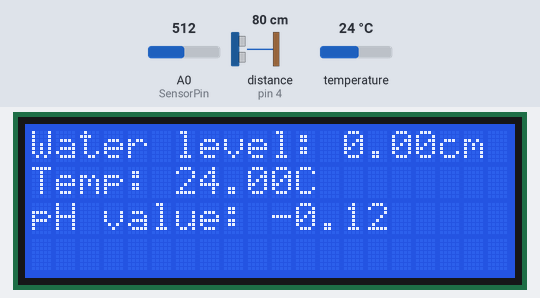
Bench run of a sketch on a simulated Arduino Uno, built with avr-gcc and run on an emulated ATmega328P. Shown: 20×4 character LCD. Wiring (inferred from the names in the program): ultrasonic range finder: trigger pin 3; echo pin 4. The test bench sets the inputs (shaded band); at power-on: distance to the obstacle (sensor on pin 4) 80 cm, temperature 24 °C, A0 (SensorPin) = 512. The echo pulse lasts 58.3 µs per cm.

Above: at 8.1 s.
8.2 s: distance to the obstacle (sensor on pin 4) set to 2 cm
At 9.6 s:
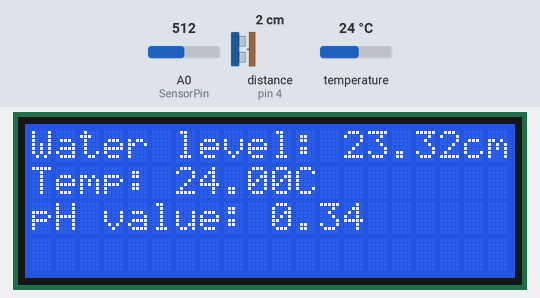
11.4 s: temperature set to 12 °C
At 12.2 s:
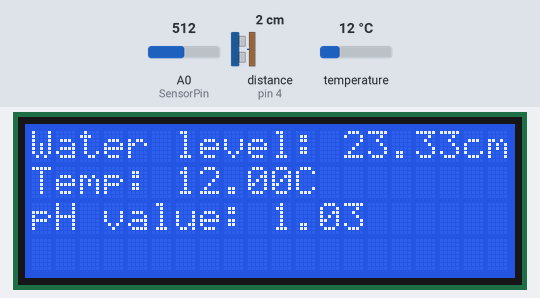
13.9 s: A0 (SensorPin) set to 716
At 15.5 s:
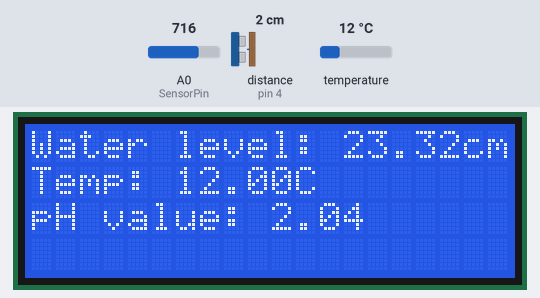
17.1 s: distance to the obstacle (sensor on pin 4) set to 4 cm
At 18.7 s:
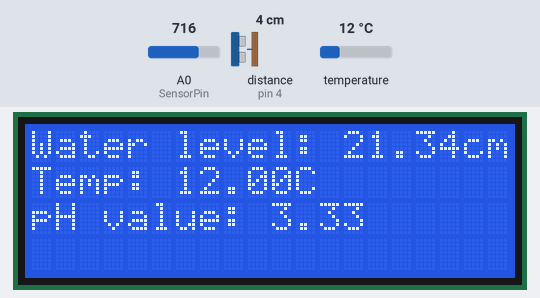
20.4 s: A0 (SensorPin) set to 0
At 21.7 s:
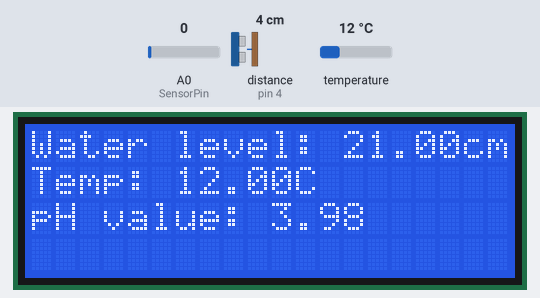
22.0 s: distance to the obstacle (sensor on pin 4) set to 9 cm
At 25.8 s:
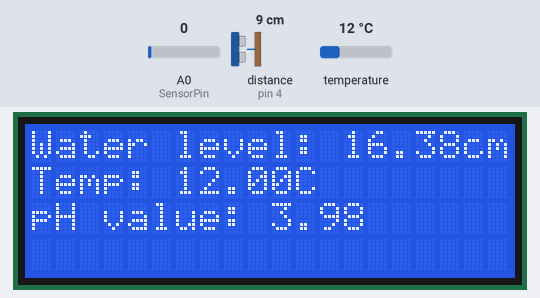
Timing chart, 0 to 26.2 s (numbered marks = the images above; inputs shaded):
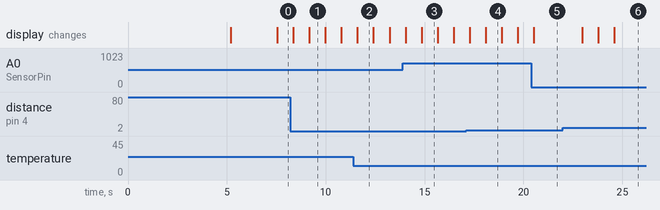

Measured:
- after the input at 22.0 s, the display: first changes after 0.97 s (image 6 shows a later state)
- what the display in image 1 shows lasts 0.8 s, from 9.2 s to 10.0 s

The sketch:

water.ino
```cpp
#define printInterval 800

float pHValue;

void setup() {
  setupDisplay();
  setupTemp();
  setupLevel();
}

void loop() {
  float level = readLevel();
  float temp = readTemp();
  readPH();

  static unsigned long printTimepoint = millis();
  if (millis() - printTimepoint > printInterval) {
    printTimepoint = millis();

    print(level, temp, pHValue);
  }
}
```

display.ino
```cpp
#include <Wire.h>
#include <LiquidCrystal_I2C.h>

/// Define the I2C address of the LCD
const int LCD_ADDR = 0x27;

/// Initialize the LCD with I2C interface
LiquidCrystal_I2C lcd(LCD_ADDR, 20, 4);

/// Prints a text in the first line of the LCD
void printA(const char *text) {
  lcd.setCursor(0, 0);
  lcd.print(text);
}

/// Prints a text in the first line of the LCD in a given position
void printA(const char *text, uint8_t pos) {
  lcd.setCursor(pos, 0);
  lcd.print(text);
}

/// Prints a text in the second line of the LCD
void printB(const char *text) {
  lcd.setCursor(0, 1);
  lcd.print(text);
}

/// Prints a text in the second line of the LCD in a given position
void printB(const char *text, uint8_t pos) {
  lcd.setCursor(pos, 1);
  lcd.print(text);
}

/// Prints a text in the third line of the LCD
void printC(const char *text) {
  lcd.setCursor(0, 2);
  lcd.print(text);
}

/// Prints a text in the third line of the LCD in a given position
void printC(const char *text, uint8_t pos) {
  lcd.setCursor(pos, 2);
  lcd.print(text);
}

/// Prints a text in the fourth line of the LCD
void printD(const char *text) {
  lcd.setCursor(0, 3);
  lcd.print(text);
}

/// Prints a text in the fourth line of the LCD in a given position
void printD(const char *text, uint8_t pos) {
  lcd.setCursor(pos, 3);
  lcd.print(text);
}

/// Prints the values after reading from the sensors
void print(float level, float temp, float pH) {
  char lbuf[10];
  char tbuf[10];
  char pbuf[10];

  char *l = dtostrf(level, 4, 2, lbuf);
  strcat(lbuf, "cm");

  char *t = dtostrf(temp, 4, 2, tbuf);
  strcat(tbuf, "C");

  char *p = dtostrf(pH, 4, 2, pbuf);

  printA("       ", 13);
  printA(l, 13);
  printB("           ", 6);
  printB(t, 6);
  printC("          ", 10);
  printC(p, 10);
}

/// Setup the LCD display
void setupDisplay() {
  // Initialize the LCD
  lcd.init();
  lcd.backlight();

  printA(" Arduino Uno Water");
  printB(" Quality Monitoring");
  printC("System Temperature &");
  printD("    pH Detector     ");
  delay(5000);
  lcd.clear();

  printA("Water level: ");
  printB("Temp: ");
  printC("pH value: ");
}
```

level.ino
```cpp
/// Height of the container in cm
const int CONTAINER_HEIGHT = 25;

/// Define the pins for the HC-SR04 ultrasonic sensor
const int TRIG_PIN = 3;
const int ECHO_PIN = 4;

/// Setup the Level indicator (Ultrasonic Sensor)
void setupLevel() {
  // Initialize the HC-SR04 ultrasonic sensor
  pinMode(TRIG_PIN, OUTPUT);
  pinMode(ECHO_PIN, INPUT);
}

/// Read the water level
float readLevel() {
  // Read the distance value from the HC-SR04 sensor
  digitalWrite(TRIG_PIN, LOW);
  delayMicroseconds(2);
  digitalWrite(TRIG_PIN, HIGH);
  delayMicroseconds(10);
  digitalWrite(TRIG_PIN, LOW);
  float duration = pulseIn(ECHO_PIN, HIGH);
  float distance = duration * 0.034 / 2;
  float level = CONTAINER_HEIGHT - distance;

  return level > 0 ? level : 0;
}
```

ph.ino
```cpp
#define SensorPin A0  //pH meter Analog output to Arduino Analog Input 0
#define Offset -0.35  //deviation compensate
#define LED 13
#define samplingInterval 20
#define ArrayLenth 40       //times of collection

int pHArray[ArrayLenth];  //Store the average value of the sensor feedback
int pHArrayIndex = 0;

void readPH(void) {
  static unsigned long samplingTime = millis();
  static float voltage;

  if (millis() - samplingTime > samplingInterval) {
    pHArray[pHArrayIndex++] = analogRead(SensorPin);
    if (pHArrayIndex == ArrayLenth) pHArrayIndex = 0;
    voltage = avergearray(pHArray, ArrayLenth) * 5.0 / 1024;
    pHValue = 3.5 * voltage + Offset;
    samplingTime = millis();
  }
}

double avergearray(int* arr, int number) {
  int i;
  int max, min;
  double avg;
  long amount = 0;
  if (number <= 0) {
    Serial.println("Error number for the array to avraging!/n");
    return 0;
  }
  if (number < 5) {  //less than 5, calculated directly statistics
    for (i = 0; i < number; i++) {
      amount += arr[i];
    }
    avg = amount / number;
    return avg;
  } else {
    if (arr[0] < arr[1]) {
      min = arr[0];
      max = arr[1];
    } else {
      min = arr[1];
      max = arr[0];
    }
    for (i = 2; i < number; i++) {
      if (arr[i] < min) {
        amount += min;  //arr<min
        min = arr[i];
      } else {
        if (arr[i] > max) {
          amount += max;  //arr>max
          max = arr[i];
        } else {
          amount += arr[i];  //min<=arr<=max
        }
      }  //if
    }    //for
    avg = (double)amount / (number - 2);
  }  //if
  return avg;
}
```

temp.ino
```cpp
#include <OneWire.h>
#include <DallasTemperature.h>

/// Define the pin for the DS18B20 temperature sensor
const int TEMP_PIN = 2;

/// Initialize the one-wire interface for the temperature sensor
OneWire oneWire(TEMP_PIN);

/// Initialize the DallasTemperature library
DallasTemperature sensors(&oneWire);

/// Setup Temperature sensor (DS18B21)
void setupTemp() {
  // Initialize the temperature sensor
  sensors.begin();
}

/// Read temperature value
float readTemp() {
  // Read the temperature value from the DS18B20 sensor
  sensors.requestTemperatures();
  float temperature = sensors.getTempCByIndex(0);
  return temperature;
}
```
